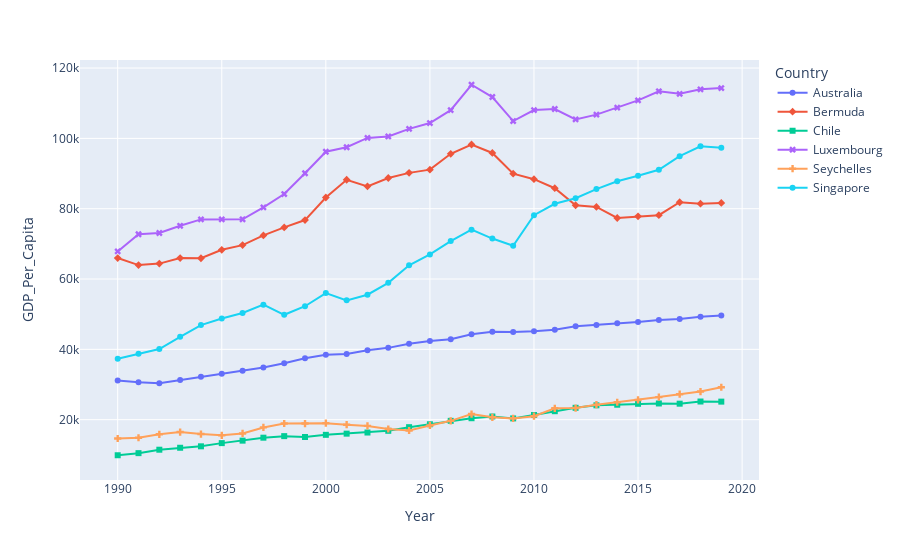

The cell this chart's notebook holds for it:
### Code cell
fig1 = px.line(filtered_gdp_cont_pop_trade.loc[filtered_gdp_cont_pop_trade['Country'].isin(max_gdp2019_countries['Country'])], x='Year', y='GDP_Per_Capita', color='Country', symbol="Country")
fig1.show()

### Figure 1 — Plotly figure (JSON) as saved in the notebook; plotly's stock layout.template omitted (floating-point values rounded to 4 significant figures)
{"data": [{"hovertemplate": "Country=Australia<br>Year=%{x}<br>GDP_Per_Capita=%{y}<extra></extra>", "legendgroup": "Australia", "line": {"color": "#636efa", "dash": "solid"}, "marker": {"symbol": "circle"}, "mode": "lines+markers", "name": "Australia", "orientation": "v", "showlegend": true, "type": "scatter", "x": [1990, 1991, 1992, 1993, 1994, 1995, 1996, 1997, 1998, 1999, 2000, 2001, 2002, 2003, 2004, 2005, 2006, 2007, 2008, 2009, 2010, 2011, 2012, 2013, 2014, 2015, 2016, 2017, 2018, 2019], "xaxis": "x", "y": [31150.0, 30640.0, 30390.0, 31310.0, 32210.0, 33050.0, 33880.0, 34830.0, 36050.0, 37450.0, 38460.0, 38680.0, 39740.0, 40420.0, 41580.0, 42350.0, 42890.0, 44270.0, 44970.0, 44910.0, 45130.0, 45600.0, 46570.0, 46960.0, 47440.0, 47780.0, 48350.0, 48630.0, 49300.0, 49610.0], "yaxis": "y"}, {"hovertemplate": "Country=Bermuda<br>Year=%{x}<br>GDP_Per_Capita=%{y}<extra></extra>", "legendgroup": "Bermuda", "line": {"color": "#EF553B", "dash": "solid"}, "marker": {"symbol": "diamond"}, "mode": "lines+markers", "name": "Bermuda", "orientation": "v", "showlegend": true, "type": "scatter", "x": [1990, 1991, 1992, 1993, 1994, 1995, 1996, 1997, 1998, 1999, 2000, 2001, 2002, 2003, 2004, 2005, 2006, 2007, 2008, 2009, 2010, 2011, 2012, 2013, 2014, 2015, 2016, 2017, 2018, 2019], "xaxis": "x", "y": [65960.0, 63960.0, 64390.0, 65970.0, 65900.0, 68310.0, 69640.0, 72400.0, 74680.0, 76770.0, 83180.0, 88230.0, 86360.0, 88730.0, 90200.0, 91110.0, 95620.0, 98260.0, 95860.0, 89960.0, 88400.0, 85830.0, 80980.0, 80500.0, 77360.0, 77840.0, 78150.0, 81830.0, 81420.0, 81660.0], "yaxis": "y"}, {"hovertemplate": "Country=Chile<br>Year=%{x}<br>GDP_Per_Capita=%{y}<extra></extra>", "legendgroup": "Chile", "line": {"color": "#00cc96", "dash": "solid"}, "marker": {"symbol": "square"}, "mode": "lines+markers", "name": "Chile", "orientation": "v", "showlegend": true, "type": "scatter", "x": [1990, 1991, 1992, 1993, 1994, 1995, 1996, 1997, 1998, 1999, 2000, 2001, 2002, 2003, 2004, 2005, 2006, 2007, 2008, 2009, 2010, 2011, 2012, 2013, 2014, 2015, 2016, 2017, 2018, 2019], "xaxis": "x", "y": [9880.0, 10480.0, 11460.0, 12010.0, 12420.0, 13330.0, 14030.0, 14870.0, 15320.0, 15070.0, 15690.0, 16020.0, 16340.0, 16840.0, 17860.0, 18690.0, 19660.0, 20410.0, 20910.0, 20360.0, 21330.0, 22410.0, 23370.0, 24080.0, 24250.0, 24520.0, 24610.0, 24550.0, 25170.0, 25130.0], "yaxis": "y"}, {"hovertemplate": "Country=Luxembourg<br>Year=%{x}<br>GDP_Per_Capita=%{y}<extra></extra>", "legendgroup": "Luxembourg", "line": {"color": "#ab63fa", "dash": "solid"}, "marker": {"symbol": "x"}, "mode": "lines+markers", "name": "Luxembourg", "orientation": "v", "showlegend": true, "type": "scatter", "x": [1990, 1991, 1992, 1993, 1994, 1995, 1996, 1997, 1998, 1999, 2000, 2001, 2002, 2003, 2004, 2005, 2006, 2007, 2008, 2009, 2010, 2011, 2012, 2013, 2014, 2015, 2016, 2017, 2018, 2019], "xaxis": "x", "y": [67860.0, 72740.0, 73090.0, 75140.0, 76960.0, 76970.0, 76990.0, 80370.0, 84170.0, 90090.0, 96210.0, 97480.0, 100100.0, 100500.0, 102700.0, 104400.0, 108000.0, 115300.0, 111800.0, 104900.0, 108000.0, 108400.0, 105400.0, 106800.0, 108800.0, 110800.0, 113400.0, 112700.0, 114000.0, 114300.0], "yaxis": "y"}, {"hovertemplate": "Country=Seychelles<br>Year=%{x}<br>GDP_Per_Capita=%{y}<extra></extra>", "legendgroup": "Seychelles", "line": {"color": "#FFA15A", "dash": "solid"}, "marker": {"symbol": "cross"}, "mode": "lines+markers", "name": "Seychelles", "orientation": "v", "showlegend": true, "type": "scatter", "x": [1990, 1991, 1992, 1993, 1994, 1995, 1996, 1997, 1998, 1999, 2000, 2001, 2002, 2003, 2004, 2005, 2006, 2007, 2008, 2009, 2010, 2011, 2012, 2013, 2014, 2015, 2016, 2017, 2018, 2019], "xaxis": "x", "y": [14650.0, 14850.0, 15840.0, 16480.0, 15920.0, 15550.0, 16080.0, 17800.0, 18920.0, 18900.0, 19010.0, 18560.0, 18220.0, 17350.0, 16910.0, 18350.0, 19660.0, 21600.0, 20670.0, 20360.0, 20980.0, 23240.0, 23300.0, 24250.0, 24950.0, 25610.0, 26420.0, 27240.0, 28000.0, 29220.0], "yaxis": "y"}, {"hovertemplate": "Country=Singapore<br>Year=%{x}<br>GDP_Per_Capita=%{y}<extra></extra>", "legendgroup": "Singapore", "line": {"color": "#19d3f3", "dash": "solid"}, "marker": {"symbol": "circle"}, "mode": "lines+markers", "name": "Singapore", "orientation": "v", "showlegend": true, "type": "scatter", "x": [1990, 1991, 1992, 1993, 1994, 1995, 1996, 1997, 1998, 1999, 2000, 2001, 2002, 2003, 2004, 2005, 2006, 2007, 2008, 2009, 2010, 2011, 2012, 2013, 2014, 2015, 2016, 2017, 2018, 2019], "xaxis": "x", "y": [37350.0, 38730.0, 40080.0, 43560.0, 46900.0, 48770.0, 50320.0, 52710.0, 49830.0, 52260.0, 56010.0, 53940.0, 55540.0, 58920.0, 63900.0, 67010.0, 70790.0, 74030.0, 71510.0, 69470.0, 78160.0, 81400.0, 82970.0, 85590.0, 87810.0, 89370.0, 91080.0, 94940.0, 97740.0, 97340.0], "yaxis": "y"}], "layout": {"legend": {"title": {"text": "Country"}, "tracegroupgap": 0}, "margin": {"t": 60}, "xaxis": {"anchor": "y", "domain": [0, 1], "title": {"text": "Year"}}, "yaxis": {"anchor": "x", "domain": [0, 1], "title": {"text": "GDP_Per_Capita"}}}}
